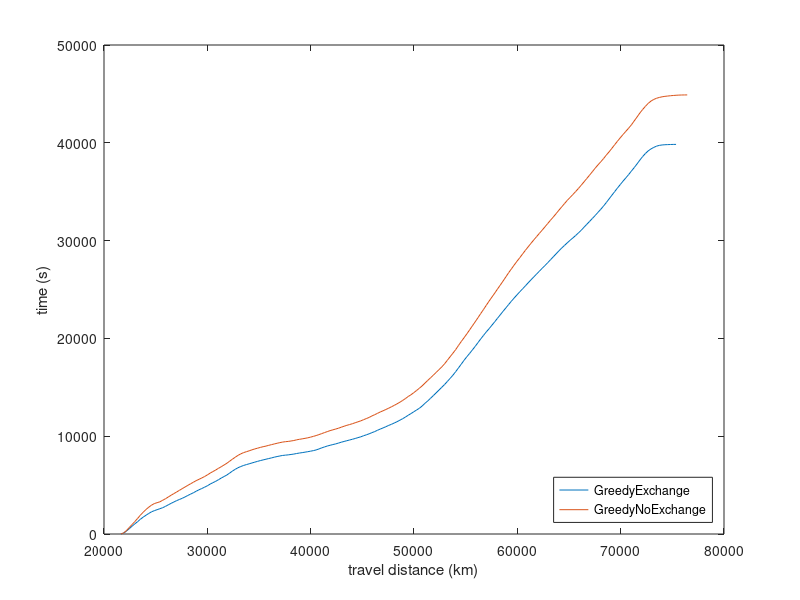

MATLAB code for this plot:
x0 = [21630,21900,22170,22440,22710,22980,23250,23520,23790,24060,24330,24600,24870,25140,25410,25680,25950,26220,26490,26760,27030,27300,27570,27840,28110,28380,28650,28920,29190,29460,29730,30000,30270,30540,30810,31080,31350,31620,31890,32160,32430,32700,32970,33240,33510,33780,34050,34320,34590,34860,35130,35400,35670,35940,36210,36480,36750,37020,37290,37560,37830,38100,38370,38640,38910,39180,39450,39720,39990,40260,40530,40800,41070,41340,41610,41880,42150,42420,42690,42960,43230,43500,43770,44040,44310,44580,44850,45120,45390,45660,45930,46200,46470,46740,47010,47280,47550,47820,48090,48360,48630,48900,49170,49440,49710,49980,50250,50520,50790,51060,51330,51600,51870,52140,52410,52680,52950,53220,53490,53760,54030,54300,54570,54840,55110,55380,55650,55920,56190,56460,56730,57000,57270,57540,57810,58080,58350,58620,58890,59160,59430,59700,59970,60240,60510,60780,61050,61320,61590,61860,62130,62400,62670,62940,63210,63480,63750,64020,64290,64560,64830,65100,65370,65640,65910,66180,66450,66720,66990,67260,67530,67800,68070,68340,68610,68880,69150,69420,69690,69960,70230,70500,70770,71040,71310,71580,71850,72120,72390,72660,72930,73200,73470,73740,74010,74280,74550,74820,75090,75360];
y0 = [0.39,93.64,293.64,544.2,791.21,1034.69,1258.82,1506.99,1722.94,1914.44,2101.04,2268.06,2385.59,2487.81,2587.71,2690.11,2824.39,2983.19,3131.64,3275.05,3413.9,3530.95,3650.27,3788.71,3940.34,4080.67,4217.34,4373.71,4521.02,4650.16,4784.45,4929.67,5101.74,5248.42,5386.18,5553.4,5721.84,5876.66,6034.19,6230.65,6436.77,6614.97,6777.13,6901.62,7009.03,7098.05,7178.16,7263.79,7347.45,7427.66,7508.13,7576.37,7646.59,7715.43,7782.04,7856.45,7919.0,7980.4,8032.34,8063.87,8091.81,8132.23,8174.07,8230.25,8278.82,8320.63,8368.65,8416.58,8468.72,8525.93,8595.64,8696.19,8809.42,8902.77,8996.87,9071.27,9146.13,9213.53,9295.67,9384.81,9463.07,9540.17,9613.03,9687.34,9766.76,9855.38,9937.96,10047.26,10140.82,10245.53,10363.83,10474.42,10609.01,10731.08,10849.22,10971.46,11104.44,11218.52,11348.07,11484.37,11632.73,11788.46,11956.44,12142.54,12314.98,12499.28,12679.1,12857.65,13087.97,13361.45,13606.21,13877.26,14151.15,14430.09,14709.37,14993.17,15274.52,15588.07,15905.4,16229.69,16595.02,16975.87,17361.44,17755.26,18121.88,18462.39,18820.76,19181.48,19568.48,19950.63,20310.46,20670.06,20995.21,21347.82,21698.18,22057.53,22415.23,22770.74,23118.23,23468.79,23809.87,24138.02,24458.43,24768.18,25071.5,25371.72,25684.89,25988.65,26283.97,26575.44,26867.12,27163.47,27447.03,27742.71,28042.68,28341.84,28646.73,28947.65,29237.66,29503.74,29768.95,30026.87,30270.64,30517.62,30783.74,31053.87,31363.64,31662.96,31960.96,32263.58,32562.45,32885.83,33195.85,33532.44,33888.91,34265.92,34638.94,35008.22,35376.43,35727.83,36080.43,36413.42,36751.16,37110.24,37461.86,37835.19,38222.4,38585.31,38902.19,39169.79,39372.71,39528.48,39657.29,39736.77,39779.26,39803.63,39814.91,39826.4,39834.74,39838.17];
x1 = [21630,21900,22170,22440,22710,22980,23250,23520,23790,24060,24330,24600,24870,25140,25410,25680,25950,26220,26490,26760,27030,27300,27570,27840,28110,28380,28650,28920,29190,29460,29730,30000,30270,30540,30810,31080,31350,31620,31890,32160,32430,32700,32970,33240,33510,33780,34050,34320,34590,34860,35130,35400,35670,35940,36210,36480,36750,37020,37290,37560,37830,38100,38370,38640,38910,39180,39450,39720,39990,40260,40530,40800,41070,41340,41610,41880,42150,42420,42690,42960,43230,43500,43770,44040,44310,44580,44850,45120,45390,45660,45930,46200,46470,46740,47010,47280,47550,47820,48090,48360,48630,48900,49170,49440,49710,49980,50250,50520,50790,51060,51330,51600,51870,52140,52410,52680,52950,53220,53490,53760,54030,54300,54570,54840,55110,55380,55650,55920,56190,56460,56730,57000,57270,57540,57810,58080,58350,58620,58890,59160,59430,59700,59970,60240,60510,60780,61050,61320,61590,61860,62130,62400,62670,62940,63210,63480,63750,64020,64290,64560,64830,65100,65370,65640,65910,66180,66450,66720,66990,67260,67530,67800,68070,68340,68610,68880,69150,69420,69690,69960,70230,70500,70770,71040,71310,71580,71850,72120,72390,72660,72930,73200,73470,73740,74010,74280,74550,74820,75090,75360,75630,75900,76170,76440];
y1 = [0.39,107.11,345.41,655.28,962.49,1270.03,1588.3,1926.2,2223.08,2502.83,2741.75,2950.87,3111.07,3203.48,3294.01,3448.94,3606.48,3782.74,3961.85,4130.31,4297.58,4465.69,4637.79,4804.46,4973.03,5135.63,5294.85,5455.3,5590.61,5730.21,5873.75,6039.9,6221.94,6385.43,6544.18,6717.62,6882.83,7057.43,7234.83,7444.53,7653.11,7850.19,8041.01,8197.01,8322.66,8415.31,8505.61,8607.94,8696.96,8775.23,8855.02,8926.99,8988.21,9065.11,9138.44,9208.15,9277.72,9343.33,9401.44,9439.77,9467.57,9510.33,9558.55,9629.84,9682.59,9728.53,9780.69,9835.44,9904.35,9983.38,10065.11,10162.89,10265.49,10371.03,10470.47,10570.39,10652.86,10732.43,10816.76,10919.68,11017.22,11111.87,11192.66,11277.66,11377.01,11473.4,11570.37,11689.03,11804.56,11921.02,12074.13,12201.78,12338.79,12479.2,12601.51,12733.41,12863.87,13009.93,13153.23,13312.2,13472.41,13655.4,13847.25,14059.07,14241.08,14452.22,14675.49,14905.25,15148.45,15426.11,15704.1,15972.89,16239.44,16516.81,16798.59,17076.12,17390.73,17752.64,18120.83,18478.07,18850.86,19270.88,19675.39,20064.39,20459.49,20867.16,21282.9,21694.84,22116.98,22547.1,22961.73,23393.88,23816.55,24225.09,24626.05,25046.76,25451.08,25866.44,26292.65,26717.52,27113.03,27508.91,27891.45,28256.64,28636.44,29007.05,29366.74,29719.79,30068.52,30402.42,30735.88,31062.22,31405.24,31746.15,32085.11,32410.3,32753.5,33105.14,33443.81,33779.55,34111.15,34406.57,34709.42,35012.16,35328.25,35659.54,36004.31,36348.77,36691.12,37046.37,37400.13,37738.32,38053.55,38383.45,38742.76,39076.57,39435.36,39805.31,40162.48,40513.48,40849.04,41172.87,41494.09,41838.38,42235.41,42630.77,43035.92,43398.66,43725.23,44025.73,44263.79,44433.41,44554.44,44638.47,44702.68,44749.41,44782.34,44812.93,44838.86,44861.07,44878.07,44888.15,44893.55,44897.38];
plot(x0,y0,x1,y1);
legend('GreedyExchange','GreedyNoExchange','location','southeast');
xlabel('travel distance (km)');
ylabel('time (s)');
